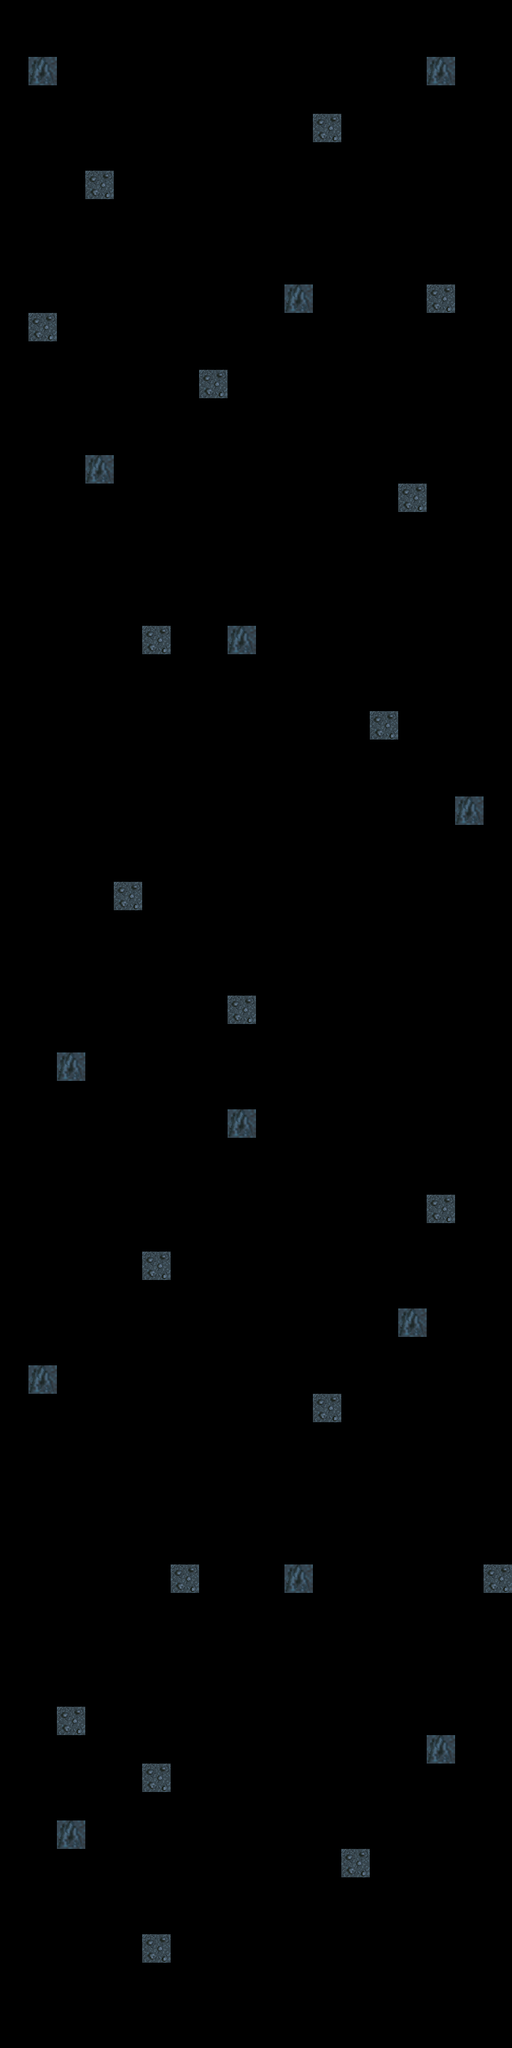

This game map was drawn from its Tiled (.tmx) file and the tilesets committed beside it. A one-line description and the full map source follow:
An orthogonal 18x72 tile map with 40x40 px tiles, 2 tile layers (Debris, Obstacles).

<map version="1.0" orientation="orthogonal" renderorder="right-down" width="18" height="72" tilewidth="40" tileheight="40" nextobjectid="1">
 <tileset firstgid="1" name="caveTileSet1" tilewidth="40" tileheight="40" tilecount="2" columns="2">
  <image source="../../bin/assets/caveTileSet1.png" width="80" height="40" />
 </tileset>
 <layer name="Debris" width="18" height="72">
  <data encoding="csv">
0,0,0,0,0,0,0,0,0,0,0,0,0,0,0,0,0,0,
0,0,0,0,0,0,0,0,0,0,0,0,0,0,0,0,0,0,
0,0,0,0,0,0,0,0,0,0,0,0,0,0,0,0,0,0,
0,0,0,0,0,0,0,0,0,0,0,0,0,0,0,0,0,0,
0,0,0,0,0,0,0,0,0,0,0,1,0,0,0,0,0,0,
0,0,0,0,0,0,0,0,0,0,0,0,0,0,0,0,0,0,
0,0,0,1,0,0,0,0,0,0,0,0,0,0,0,0,0,0,
0,0,0,0,0,0,0,0,0,0,0,0,0,0,0,0,0,0,
0,0,0,0,0,0,0,0,0,0,0,0,0,0,0,0,0,0,
0,0,0,0,0,0,0,0,0,0,0,0,0,0,0,0,0,0,
0,0,0,0,0,0,0,0,0,0,0,0,0,0,0,1,0,0,
0,1,0,0,0,0,0,0,0,0,0,0,0,0,0,0,0,0,
0,0,0,0,0,0,0,0,0,0,0,0,0,0,0,0,0,0,
0,0,0,0,0,0,0,1,0,0,0,0,0,0,0,0,0,0,
0,0,0,0,0,0,0,0,0,0,0,0,0,0,0,0,0,0,
0,0,0,0,0,0,0,0,0,0,0,0,0,0,0,0,0,0,
0,0,0,0,0,0,0,0,0,0,0,0,0,0,0,0,0,0,
0,0,0,0,0,0,0,0,0,0,0,0,0,0,1,0,0,0,
0,0,0,0,0,0,0,0,0,0,0,0,0,0,0,0,0,0,
0,0,0,0,0,0,0,0,0,0,0,0,0,0,0,0,0,0,
0,0,0,0,0,0,0,0,0,0,0,0,0,0,0,0,0,0,
0,0,0,0,0,0,0,0,0,0,0,0,0,0,0,0,0,0,
0,0,0,0,0,1,0,0,0,0,0,0,0,0,0,0,0,0,
0,0,0,0,0,0,0,0,0,0,0,0,0,0,0,0,0,0,
0,0,0,0,0,0,0,0,0,0,0,0,0,0,0,0,0,0,
0,0,0,0,0,0,0,0,0,0,0,0,0,1,0,0,0,0,
0,0,0,0,0,0,0,0,0,0,0,0,0,0,0,0,0,0,
0,0,0,0,0,0,0,0,0,0,0,0,0,0,0,0,0,0,
0,0,0,0,0,0,0,0,0,0,0,0,0,0,0,0,0,0,
0,0,0,0,0,0,0,0,0,0,0,0,0,0,0,0,0,0,
0,0,0,0,0,0,0,0,0,0,0,0,0,0,0,0,0,0,
0,0,0,0,1,0,0,0,0,0,0,0,0,0,0,0,0,0,
0,0,0,0,0,0,0,0,0,0,0,0,0,0,0,0,0,0,
0,0,0,0,0,0,0,0,0,0,0,0,0,0,0,0,0,0,
0,0,0,0,0,0,0,0,0,0,0,0,0,0,0,0,0,0,
0,0,0,0,0,0,0,0,1,0,0,0,0,0,0,0,0,0,
0,0,0,0,0,0,0,0,0,0,0,0,0,0,0,0,0,0,
0,0,0,0,0,0,0,0,0,0,0,0,0,0,0,0,0,0,
0,0,0,0,0,0,0,0,0,0,0,0,0,0,0,0,0,0,
0,0,0,0,0,0,0,0,0,0,0,0,0,0,0,0,0,0,
0,0,0,0,0,0,0,0,0,0,0,0,0,0,0,0,0,0,
0,0,0,0,0,0,0,0,0,0,0,0,0,0,0,0,0,0,
0,0,0,0,0,0,0,0,0,0,0,0,0,0,0,1,0,0,
0,0,0,0,0,0,0,0,0,0,0,0,0,0,0,0,0,0,
0,0,0,0,0,1,0,0,0,0,0,0,0,0,0,0,0,0,
0,0,0,0,0,0,0,0,0,0,0,0,0,0,0,0,0,0,
0,0,0,0,0,0,0,0,0,0,0,0,0,0,0,0,0,0,
0,0,0,0,0,0,0,0,0,0,0,0,0,0,0,0,0,0,
0,0,0,0,0,0,0,0,0,0,0,0,0,0,0,0,0,0,
0,0,0,0,0,0,0,0,0,0,0,1,0,0,0,0,0,0,
0,0,0,0,0,0,0,0,0,0,0,0,0,0,0,0,0,0,
0,0,0,0,0,0,0,0,0,0,0,0,0,0,0,0,0,0,
0,0,0,0,0,0,0,0,0,0,0,0,0,0,0,0,0,0,
0,0,0,0,0,0,0,0,0,0,0,0,0,0,0,0,0,0,
0,0,0,0,0,0,0,0,0,0,0,0,0,0,0,0,0,0,
0,0,0,0,0,0,1,0,0,0,0,0,0,0,0,0,0,1,
0,0,0,0,0,0,0,0,0,0,0,0,0,0,0,0,0,0,
0,0,0,0,0,0,0,0,0,0,0,0,0,0,0,0,0,0,
0,0,0,0,0,0,0,0,0,0,0,0,0,0,0,0,0,0,
0,0,0,0,0,0,0,0,0,0,0,0,0,0,0,0,0,0,
0,0,1,0,0,0,0,0,0,0,0,0,0,0,0,0,0,0,
0,0,0,0,0,0,0,0,0,0,0,0,0,0,0,0,0,0,
0,0,0,0,0,1,0,0,0,0,0,0,0,0,0,0,0,0,
0,0,0,0,0,0,0,0,0,0,0,0,0,0,0,0,0,0,
0,0,0,0,0,0,0,0,0,0,0,0,0,0,0,0,0,0,
0,0,0,0,0,0,0,0,0,0,0,0,1,0,0,0,0,0,
0,0,0,0,0,0,0,0,0,0,0,0,0,0,0,0,0,0,
0,0,0,0,0,0,0,0,0,0,0,0,0,0,0,0,0,0,
0,0,0,0,0,1,0,0,0,0,0,0,0,0,0,0,0,0,
0,0,0,0,0,0,0,0,0,0,0,0,0,0,0,0,0,0,
0,0,0,0,0,0,0,0,0,0,0,0,0,0,0,0,0,0,
0,0,0,0,0,0,0,0,0,0,0,0,0,0,0,0,0,0
</data>
 </layer>
 <layer name="Obstacles" width="18" height="72">
  <data encoding="csv">
0,0,0,0,0,0,0,0,0,0,0,0,0,0,0,0,0,0,
0,0,0,0,0,0,0,0,0,0,0,0,0,0,0,0,0,0,
0,2,0,0,0,0,0,0,0,0,0,0,0,0,0,2,0,0,
0,0,0,0,0,0,0,0,0,0,0,0,0,0,0,0,0,0,
0,0,0,0,0,0,0,0,0,0,0,0,0,0,0,0,0,0,
0,0,0,0,0,0,0,0,0,0,0,0,0,0,0,0,0,0,
0,0,0,0,0,0,0,0,0,0,0,0,0,0,0,0,0,0,
0,0,0,0,0,0,0,0,0,0,0,0,0,0,0,0,0,0,
0,0,0,0,0,0,0,0,0,0,0,0,0,0,0,0,0,0,
0,0,0,0,0,0,0,0,0,0,0,0,0,0,0,0,0,0,
0,0,0,0,0,0,0,0,0,0,2,0,0,0,0,0,0,0,
0,0,0,0,0,0,0,0,0,0,0,0,0,0,0,0,0,0,
0,0,0,0,0,0,0,0,0,0,0,0,0,0,0,0,0,0,
0,0,0,0,0,0,0,0,0,0,0,0,0,0,0,0,0,0,
0,0,0,0,0,0,0,0,0,0,0,0,0,0,0,0,0,0,
0,0,0,0,0,0,0,0,0,0,0,0,0,0,0,0,0,0,
0,0,0,2,0,0,0,0,0,0,0,0,0,0,0,0,0,0,
0,0,0,0,0,0,0,0,0,0,0,0,0,0,0,0,0,0,
0,0,0,0,0,0,0,0,0,0,0,0,0,0,0,0,0,0,
0,0,0,0,0,0,0,0,0,0,0,0,0,0,0,0,0,0,
0,0,0,0,0,0,0,0,0,0,0,0,0,0,0,0,0,0,
0,0,0,0,0,0,0,0,0,0,0,0,0,0,0,0,0,0,
0,0,0,0,0,0,0,0,2,0,0,0,0,0,0,0,0,0,
0,0,0,0,0,0,0,0,0,0,0,0,0,0,0,0,0,0,
0,0,0,0,0,0,0,0,0,0,0,0,0,0,0,0,0,0,
0,0,0,0,0,0,0,0,0,0,0,0,0,0,0,0,0,0,
0,0,0,0,0,0,0,0,0,0,0,0,0,0,0,0,0,0,
0,0,0,0,0,0,0,0,0,0,0,0,0,0,0,0,0,0,
0,0,0,0,0,0,0,0,0,0,0,0,0,0,0,0,2,0,
0,0,0,0,0,0,0,0,0,0,0,0,0,0,0,0,0,0,
0,0,0,0,0,0,0,0,0,0,0,0,0,0,0,0,0,0,
0,0,0,0,0,0,0,0,0,0,0,0,0,0,0,0,0,0,
0,0,0,0,0,0,0,0,0,0,0,0,0,0,0,0,0,0,
0,0,0,0,0,0,0,0,0,0,0,0,0,0,0,0,0,0,
0,0,0,0,0,0,0,0,0,0,0,0,0,0,0,0,0,0,
0,0,0,0,0,0,0,0,0,0,0,0,0,0,0,0,0,0,
0,0,0,0,0,0,0,0,0,0,0,0,0,0,0,0,0,0,
0,0,2,0,0,0,0,0,0,0,0,0,0,0,0,0,0,0,
0,0,0,0,0,0,0,0,0,0,0,0,0,0,0,0,0,0,
0,0,0,0,0,0,0,0,2,0,0,0,0,0,0,0,0,0,
0,0,0,0,0,0,0,0,0,0,0,0,0,0,0,0,0,0,
0,0,0,0,0,0,0,0,0,0,0,0,0,0,0,0,0,0,
0,0,0,0,0,0,0,0,0,0,0,0,0,0,0,0,0,0,
0,0,0,0,0,0,0,0,0,0,0,0,0,0,0,0,0,0,
0,0,0,0,0,0,0,0,0,0,0,0,0,0,0,0,0,0,
0,0,0,0,0,0,0,0,0,0,0,0,0,0,0,0,0,0,
0,0,0,0,0,0,0,0,0,0,0,0,0,0,2,0,0,0,
0,0,0,0,0,0,0,0,0,0,0,0,0,0,0,0,0,0,
0,2,0,0,0,0,0,0,0,0,0,0,0,0,0,0,0,0,
0,0,0,0,0,0,0,0,0,0,0,0,0,0,0,0,0,0,
0,0,0,0,0,0,0,0,0,0,0,0,0,0,0,0,0,0,
0,0,0,0,0,0,0,0,0,0,0,0,0,0,0,0,0,0,
0,0,0,0,0,0,0,0,0,0,0,0,0,0,0,0,0,0,
0,0,0,0,0,0,0,0,0,0,0,0,0,0,0,0,0,0,
0,0,0,0,0,0,0,0,0,0,0,0,0,0,0,0,0,0,
0,0,0,0,0,0,0,0,0,0,2,0,0,0,0,0,0,0,
0,0,0,0,0,0,0,0,0,0,0,0,0,0,0,0,0,0,
0,0,0,0,0,0,0,0,0,0,0,0,0,0,0,0,0,0,
0,0,0,0,0,0,0,0,0,0,0,0,0,0,0,0,0,0,
0,0,0,0,0,0,0,0,0,0,0,0,0,0,0,0,0,0,
0,0,0,0,0,0,0,0,0,0,0,0,0,0,0,0,0,0,
0,0,0,0,0,0,0,0,0,0,0,0,0,0,0,2,0,0,
0,0,0,0,0,0,0,0,0,0,0,0,0,0,0,0,0,0,
0,0,0,0,0,0,0,0,0,0,0,0,0,0,0,0,0,0,
0,0,2,0,0,0,0,0,0,0,0,0,0,0,0,0,0,0,
0,0,0,0,0,0,0,0,0,0,0,0,0,0,0,0,0,0,
0,0,0,0,0,0,0,0,0,0,0,0,0,0,0,0,0,0,
0,0,0,0,0,0,0,0,0,0,0,0,0,0,0,0,0,0,
0,0,0,0,0,0,0,0,0,0,0,0,0,0,0,0,0,0,
0,0,0,0,0,0,0,0,0,0,0,0,0,0,0,0,0,0,
0,0,0,0,0,0,0,0,0,0,0,0,0,0,0,0,0,0,
0,0,0,0,0,0,0,0,0,0,0,0,0,0,0,0,0,0
</data>
 </layer>
</map>
